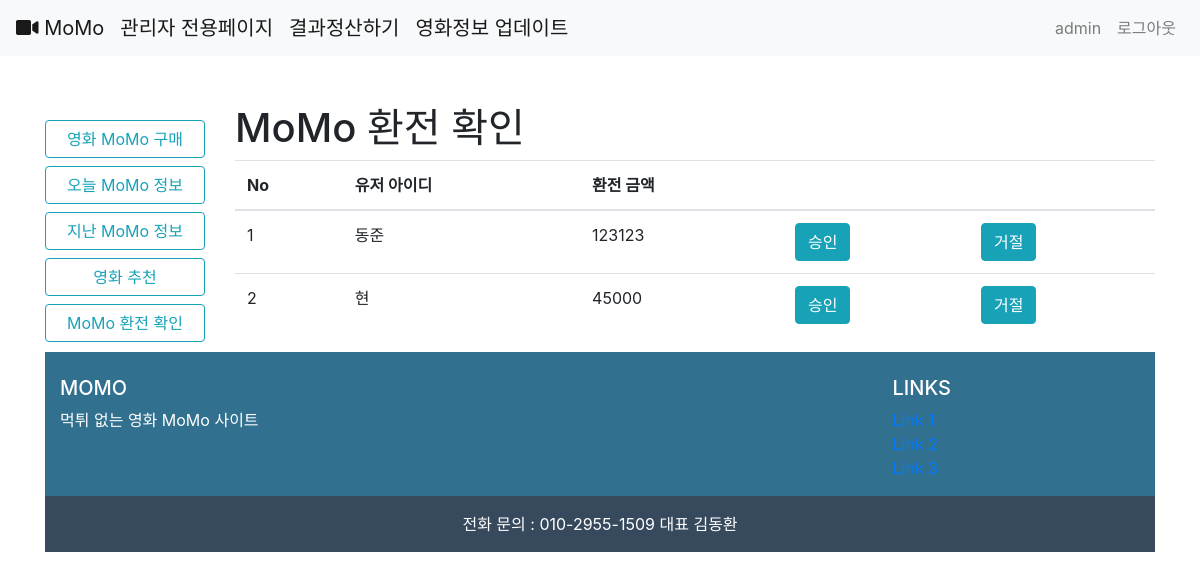
Page /accounts/money/1/1 (signed in) on the committed database.
### accounts/models.py (models this page shows, shortened)
class User(AbstractUser):
    points = models.PositiveIntegerField(default=0)

class Money(models.Model):
    user = models.ForeignKey(settings.AUTH_USER_MODEL, on_delete = models.CASCADE)
    money = models.PositiveIntegerField(blank=False)
    status = models.TextField()
    date = models.DateField()
    check_date = models.DateField(null=True)

### accounts/views.py (the view, shortened to what this page needs)
# urls.py: path('money/<int:flag>/<int:user_id>', views.money, name='money'),
def money(request, flag, user_id):
    message = 0
    if flag == 1:
        form = Money.objects.filter(status='승인 대기중')
    else:
        form = MoneyCreationForm()
    context = {
        'form':form,
        'flag':flag,
        'message':message
    }
    return render(request, 'accounts/money_form.html', context)

### accounts/templates/accounts/money_form.html (shortened to what this page needs)
{% extends 'base.html' %}
{% load bootstrap4 %}
{% block body %}
{% if flag == 1 %}
<h1 >MoMo 환전 확인</h1>
{% else %}
{% if flag == 2 %}
<h1>{{ user }}님 MoMo 충전</h1>
{% else %}
<h1>{{ user }}님 MoMo 환전 신청</h1>
{% endif %}
{% endif %}
{% if flag == 1 %}
<table class="table">
  <thead>
    <tr>
      <th scope="col">No</th>
      <th scope="col">유저 아이디</th>
      <th scope="col">환전 금액</th>
      <th scope="col"></th>
      <th scope="col"></th>
    </tr>
  </thead>
  <tbody>
    {% for i in form %}
    <tr>
      <td scope="row"></td>
      <td>{{ i.user }}</td>
      <td>{{ i.money }}</td>
      <td><a href="{% url 'accounts:check' 1 i.id %}"><button class="btn btn-info">승인</button></a></td>
      <td><a href="{% url 'accounts:check' 0 i.id %}"><button class="btn btn-info">거절</button></a></td>
    </tr>
    {% endfor %}
  </tbody>
</table>
    {% endif %}
{% endblock %}

### bob/templates/nav.html (shortened to what this page needs)
<nav class="navbar navbar-expand-lg navbar-light bg-light">
  <a class="navbar-brand" href="{% url 'movies:list' %}">
    <i class="fas fa-video"></i>
    MoMo
  </a>
  {% if user.is_authenticated %}
  {% if user.is_superuser %}
  <a class="navbar-brand" href="/admin/">
      관리자 전용페이지
  </a>
  <a class="navbar-brand" href="{% url 'accounts:calculate' %}">
      결과정산하기
  </a>
  <a class="navbar-brand" href="{% url 'movies:getdata' %}">
      영화정보 업데이트
  </a>
  {% endif %}
  {% endif %}
  <div class="collapse navbar-collapse" id="navbarNav">
    <ul class="navbar-nav ml-auto">
      {% if user.is_authenticated %}
      {% if not user.is_superuser %}
      <li class="nav-item">
        <a class="nav-link" tabindex="-1" aria-disabled="true">{{ user }}님 포인트 {{ user.points }} MoMo</a>
      </li>
      <li class="nav-item">
        <a class="nav-link" href="{% url 'accounts:user_detail' user.id %}" tabindex="-1" aria-disabled="true">마이페이지</a>
      </li>
      {% else %}
      <li class="nav-item">
        <a class="nav-link" tabindex="-1" aria-disabled="true">{{ user }}</a>
      </li>
      {% endif %}
      <li class="nav-item">
        <a class="nav-link" href="{% url 'accounts:logout' %}">로그아웃</a>
      </li>
      {% endif %}
    </ul>
  </div>
</nav>

### accounts/templates/accounts/money_form.html (style rules this page uses)
table { counter-reset: rowNumber-1; }
table tr { counter-increment: rowNumber; }
table tr td:first-child::before { content: counter(rowNumber); min-width: 1em; margin-right: 0.5em; }

### rows in the picture
User: username "admin"
Money: user "동준", money "123123"
Money: user "현", money "45000"
